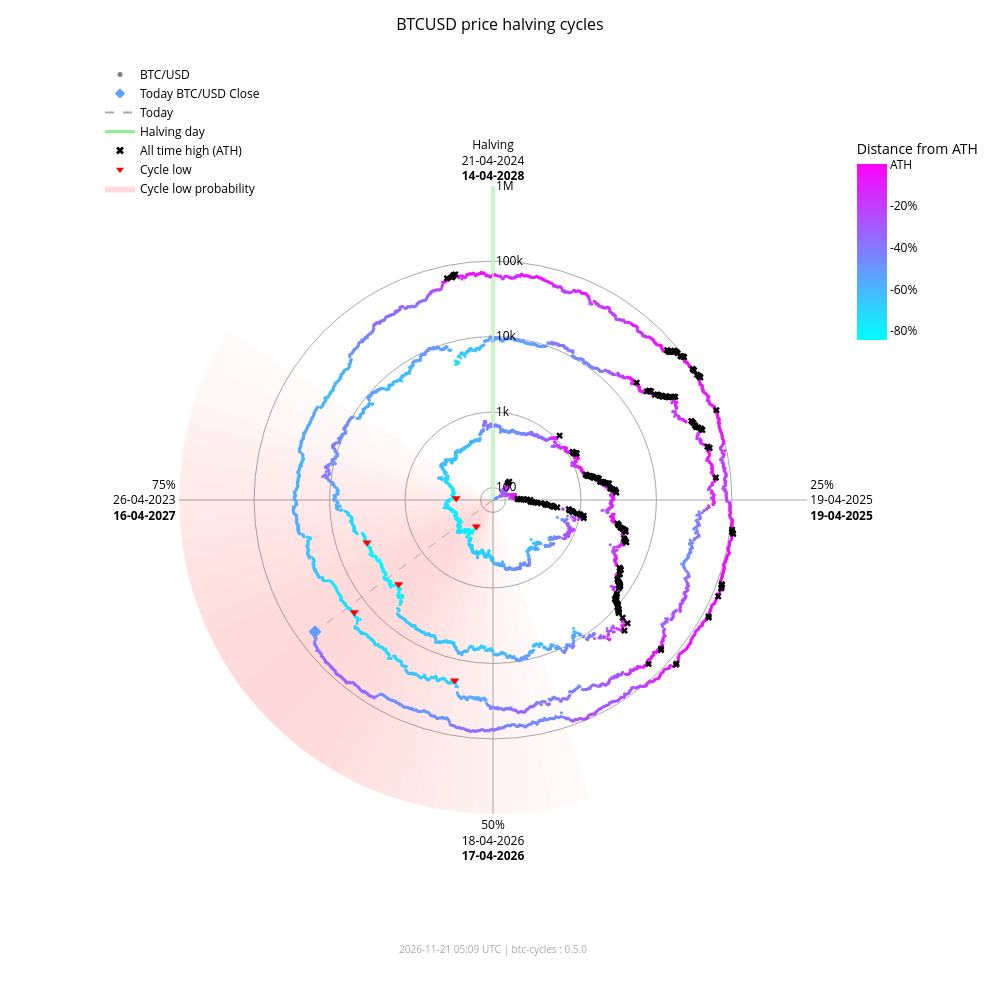

This figure's notebook cell:
### Markdown cell above
### Interactive chart (plotly)

### Code cell
fig_interactive = btc.plot(
    kind="interactive",
    from_date="2012-11-28",
)
# plotly config for interactivity
config = {"scrollZoom": True, "displayModeBar": True}
# display in notebook
fig_interactive.show(config=config)

### Figure 1 — Plotly figure (JSON) as saved in the notebook; plotly's stock layout.template omitted (floating-point values rounded to 4 significant figures; data arrays with more than 128 entries replaced by an {"elided": "..."} marker saying what was removed)
{"data": [{"fill": "toself", "fillcolor": "rgba(255,0,0,0.018306980149439524)", "hoverinfo": "skip", "line": {"width": 0}, "mode": "lines", "r": [68.43, 1000000, 1000000, 68.43, 68.43], "showlegend": false, "theta": [162.0, 162.0, 165.6, 165.6, 162.0], "type": "scatterpolar"}, {"fill": "toself", "fillcolor": "rgba(255,0,0,0.02405911634527998)", "hoverinfo": "skip", "line": {"width": 0}, "mode": "lines", "r": [68.43, 1000000, 1000000, 68.43, 68.43], "showlegend": false, "theta": [165.6, 165.6, 169.2, 169.2, 165.6], "type": "scatterpolar"}, {"fill": "toself", "fillcolor": "rgba(255,0,0,0.030803449372254352)", "hoverinfo": "skip", "line": {"width": 0}, "mode": "lines", "r": [68.43, 1000000, 1000000, 68.43, 68.43], "showlegend": false, "theta": [169.2, 169.2, 172.8, 172.8, 169.2], "type": "scatterpolar"}, {"fill": "toself", "fillcolor": "rgba(255,0,0,0.03847233586005252)", "hoverinfo": "skip", "line": {"width": 0}, "mode": "lines", "r": [68.43, 1000000, 1000000, 68.43, 68.43], "showlegend": false, "theta": [172.8, 172.8, 176.4, 176.4, 172.8], "type": "scatterpolar"}, {"fill": "toself", "fillcolor": "rgba(255,0,0,0.04694405159551339)", "hoverinfo": "skip", "line": {"width": 0}, "mode": "lines", "r": [68.43, 1000000, 1000000, 68.43, 68.43], "showlegend": false, "theta": [176.4, 176.4, 180.0, 180.0, 176.4], "type": "scatterpolar"}, {"fill": "toself", "fillcolor": "rgba(255,0,0,0.05605603979818329)", "hoverinfo": "skip", "line": {"width": 0}, "mode": "lines", "r": [68.43, 1000000, 1000000, 68.43, 68.43], "showlegend": false, "theta": [180.0, 180.0, 183.6, 183.6, 180.0], "type": "scatterpolar"}, {"fill": "toself", "fillcolor": "rgba(255,0,0,0.06562330627802694)", "hoverinfo": "skip", "line": {"width": 0}, "mode": "lines", "r": [68.43, 1000000, 1000000, 68.43, 68.43], "showlegend": false, "theta": [183.6, 183.6, 187.2, 187.2, 183.6], "type": "scatterpolar"}, {"fill": "toself", "fillcolor": "rgba(255,0,0,0.07545707932574237)", "hoverinfo": "skip", "line": {"width": 0}, "mode": "lines", "r": [68.43, 1000000, 1000000, 68.43, 68.43], "showlegend": false, "theta": [187.2, 187.2, 190.8, 190.8, 187.2], "type": "scatterpolar"}, {"fill": "toself", "fillcolor": "rgba(255,0,0,0.08537841060169407)", "hoverinfo": "skip", "line": {"width": 0}, "mode": "lines", "r": [68.43, 1000000, 1000000, 68.43, 68.43], "showlegend": false, "theta": [190.8, 190.8, 194.4, 194.4, 190.8], "type": "scatterpolar"}, {"fill": "toself", "fillcolor": "rgba(255,0,0,0.09522272137134848)", "hoverinfo": "skip", "line": {"width": 0}, "mode": "lines", "r": [68.43, 1000000, 1000000, 68.43, 68.43], "showlegend": false, "theta": [194.4, 194.4, 198.0, 198.0, 194.4], "type": "scatterpolar"}, {"fill": "toself", "fillcolor": "rgba(255,0,0,0.10483418800389058)", "hoverinfo": "skip", "line": {"width": 0}, "mode": "lines", "r": [68.43, 1000000, 1000000, 68.43, 68.43], "showlegend": false, "theta": [198.0, 198.0, 201.6, 201.6, 198.0], "type": "scatterpolar"}, {"fill": "toself", "fillcolor": "rgba(255,0,0,0.11405248627197925)", "hoverinfo": "skip", "line": {"width": 0}, "mode": "lines", "r": [68.43, 1000000, 1000000, 68.43, 68.43], "showlegend": false, "theta": [201.6, 201.6, 205.2, 205.2, 201.6], "type": "scatterpolar"}, {"fill": "toself", "fillcolor": "rgba(255,0,0,0.12269756305009562)", "hoverinfo": "skip", "line": {"width": 0}, "mode": "lines", "r": [68.43, 1000000, 1000000, 68.43, 68.43], "showlegend": false, "theta": [205.2, 205.2, 208.8, 208.8, 205.2], "type": "scatterpolar"}, {"fill": "toself", "fillcolor": "rgba(255,0,0,0.13055959037792858)", "hoverinfo": "skip", "line": {"width": 0}, "mode": "lines", "r": [68.43, 1000000, 1000000, 68.43, 68.43], "showlegend": false, "theta": [208.8, 208.8, 212.4, 212.4, 208.8], "type": "scatterpolar"}, {"fill": "toself", "fillcolor": "rgba(255,0,0,0.13740037014073872)", "hoverinfo": "skip", "line": {"width": 0}, "mode": "lines", "r": [68.43, 1000000, 1000000, 68.43, 68.43], "showlegend": false, "theta": [212.4, 212.4, 216.0, 216.0, 212.4], "type": "scatterpolar"}, {"fill": "toself", "fillcolor": "rgba(255,0,0,0.14296927208088228)", "hoverinfo": "skip", "line": {"width": 0}, "mode": "lines", "r": [68.43, 1000000, 1000000, 68.43, 68.43], "showlegend": false, "theta": [216.0, 216.0, 219.6, 219.6, 216.0], "type": "scatterpolar"}, {"fill": "toself", "fillcolor": "rgba(255,0,0,0.14703219887325494)", "hoverinfo": "skip", "line": {"width": 0}, "mode": "lines", "r": [68.43, 1000000, 1000000, 68.43, 68.43], "showlegend": false, "theta": [219.6, 219.6, 223.2, 223.2, 219.6], "type": "scatterpolar"}, {"fill": "toself", "fillcolor": "rgba(255,0,0,0.14940752827264187)", "hoverinfo": "skip", "line": {"width": 0}, "mode": "lines", "r": [68.43, 1000000, 1000000, 68.43, 68.43], "showlegend": false, "theta": [223.2, 223.2, 226.8, 226.8, 223.2], "type": "scatterpolar"}, {"fill": "toself", "fillcolor": "rgba(255,0,0,0.15)", "hoverinfo": "skip", "line": {"width": 0}, "mode": "lines", "r": [68.43, 1000000, 1000000, 68.43, 68.43], "showlegend": false, "theta": [226.8, 226.8, 230.4, 230.4, 226.8], "type": "scatterpolar"}, {"fill": "toself", "fillcolor": "rgba(255,0,0,0.14882314851976614)", "hoverinfo": "skip", "line": {"width": 0}, "mode": "lines", "r": [68.43, 1000000, 1000000, 68.43, 68.43], "showlegend": false, "theta": [230.4, 230.4, 234.0, 234.0, 230.4], "type": "scatterpolar"}, {"fill": "toself", "fillcolor": "rgba(255,0,0,0.14600334989350275)", "hoverinfo": "skip", "line": {"width": 0}, "mode": "lines", "r": [68.43, 1000000, 1000000, 68.43, 68.43], "showlegend": false, "theta": [234.0, 234.0, 237.6, 237.6, 234.0], "type": "scatterpolar"}, {"fill": "toself", "fillcolor": "rgba(255,0,0,0.14176315293000513)", "hoverinfo": "skip", "line": {"width": 0}, "mode": "lines", "r": [68.43, 1000000, 1000000, 68.43, 68.43], "showlegend": false, "theta": [237.6, 237.6, 241.2, 241.2, 237.6], "type": "scatterpolar"}, {"fill": "toself", "fillcolor": "rgba(255,0,0,0.1363869302869166)", "hoverinfo": "skip", "line": {"width": 0}, "mode": "lines", "r": [68.43, 1000000, 1000000, 68.43, 68.43], "showlegend": false, "theta": [241.2, 241.2, 244.8, 244.8, 241.2], "type": "scatterpolar"}, {"fill": "toself", "fillcolor": "rgba(255,0,0,0.13017643696734477)", "hoverinfo": "skip", "line": {"width": 0}, "mode": "lines", "r": [68.43, 1000000, 1000000, 68.43, 68.43], "showlegend": false, "theta": [244.8, 244.8, 248.4, 248.4, 244.8], "type": "scatterpolar"}, {"fill": "toself", "fillcolor": "rgba(255,0,0,0.1234063302665758)", "hoverinfo": "skip", "line": {"width": 0}, "mode": "lines", "r": [68.43, 1000000, 1000000, 68.43, 68.43], "showlegend": false, "theta": [248.4, 248.4, 252.0, 252.0, 248.4], "type": "scatterpolar"}, {"fill": "toself", "fillcolor": "rgba(255,0,0,0.11628949020714345)", "hoverinfo": "skip", "line": {"width": 0}, "mode": "lines", "r": [68.43, 1000000, 1000000, 68.43, 68.43], "showlegend": false, "theta": [252.0, 252.0, 255.6, 255.6, 252.0], "type": "scatterpolar"}, {"fill": "toself", "fillcolor": "rgba(255,0,0,0.108959277972535)", "hoverinfo": "skip", "line": {"width": 0}, "mode": "lines", "r": [68.43, 1000000, 1000000, 68.43, 68.43], "showlegend": false, "theta": [255.6, 255.6, 259.2, 259.2, 255.6], "type": "scatterpolar"}, {"fill": "toself", "fillcolor": "rgba(255,0,0,0.1014715299920515)", "hoverinfo": "skip", "line": {"width": 0}, "mode": "lines", "r": [68.43, 1000000, 1000000, 68.43, 68.43], "showlegend": false, "theta": [259.2, 259.2, 262.8, 262.8, 259.2], "type": "scatterpolar"}, {"fill": "toself", "fillcolor": "rgba(255,0,0,0.09382430417652897)", "hoverinfo": "skip", "line": {"width": 0}, "mode": "lines", "r": [68.43, 1000000, 1000000, 68.43, 68.43], "showlegend": false, "theta": [262.8, 262.8, 266.4, 266.4, 262.8], "type": "scatterpolar"}, {"fill": "toself", "fillcolor": "rgba(255,0,0,0.08598937207621672)", "hoverinfo": "skip", "line": {"width": 0}, "mode": "lines", "r": [68.43, 1000000, 1000000, 68.43, 68.43], "showlegend": false, "theta": [266.4, 266.4, 270.0, 270.0, 266.4], "type": "scatterpolar"}, {"fill": "toself", "fillcolor": "rgba(255,0,0,0.07794710108398434)", "hoverinfo": "skip", "line": {"width": 0}, "mode": "lines", "r": [68.43, 1000000, 1000000, 68.43, 68.43], "showlegend": false, "theta": [270.0, 270.0, 273.6, 273.6, 270.0], "type": "scatterpolar"}, {"fill": "toself", "fillcolor": "rgba(255,0,0,0.06971614429145927)", "hoverinfo": "skip", "line": {"width": 0}, "mode": "lines", "r": [68.43, 1000000, 1000000, 68.43, 68.43], "showlegend": false, "theta": [273.6, 273.6, 277.2, 277.2, 273.6], "type": "scatterpolar"}, {"fill": "toself", "fillcolor": "rgba(255,0,0,0.061371174705723626)", "hoverinfo": "skip", "line": {"width": 0}, "mode": "lines", "r": [68.43, 1000000, 1000000, 68.43, 68.43], "showlegend": false, "theta": [277.2, 277.2, 280.8, 280.8, 277.2], "type": "scatterpolar"}, {"fill": "toself", "fillcolor": "rgba(255,0,0,0.05304520605236535)", "hoverinfo": "skip", "line": {"width": 0}, "mode": "lines", "r": [68.43, 1000000, 1000000, 68.43, 68.43], "showlegend": false, "theta": [280.8, 280.8, 284.4, 284.4, 280.8], "type": "scatterpolar"}, {"fill": "toself", "fillcolor": "rgba(255,0,0,0.044916938988340704)", "hoverinfo": "skip", "line": {"width": 0}, "mode": "lines", "r": [68.43, 1000000, 1000000, 68.43, 68.43], "showlegend": false, "theta": [284.4, 284.4, 288.0, 288.0, 284.4], "type": "scatterpolar"}, {"fill": "toself", "fillcolor": "rgba(255,0,0,0.0371870550186571)", "hoverinfo": "skip", "line": {"width": 0}, "mode": "lines", "r": [68.43, 1000000, 1000000, 68.43, 68.43], "showlegend": false, "theta": [288.0, 288.0, 291.6, 291.6, 288.0], "type": "scatterpolar"}, {"fill": "toself", "fillcolor": "rgba(255,0,0,0.030049603184432498)", "hoverinfo": "skip", "line": {"width": 0}, "mode": "lines", "r": [68.43, 1000000, 1000000, 68.43, 68.43], "showlegend": false, "theta": [291.6, 291.6, 295.2, 295.2, 291.6], "type": "scatterpolar"}, {"fill": "toself", "fillcolor": "rgba(255,0,0,0.023665126797805223)", "hoverinfo": "skip", "line": {"width": 0}, "mode": "lines", "r": [68.43, 1000000, 1000000, 68.43, 68.43], "showlegend": false, "theta": [295.2, 295.2, 298.8, 298.8, 295.2], "type": "scatterpolar"}, {"fill": "toself", "fillcolor": "rgba(255,0,0,0.018141004067302662)", "hoverinfo": "skip", "line": {"width": 0}, "mode": "lines", "r": [68.43, 1000000, 1000000, 68.43, 68.43], "showlegend": false, "theta": [298.8, 298.8, 302.4, 302.4, 298.8], "type": "scatterpolar"}, {"hoverinfo": "skip", "line": {"color": "darkgrey", "dash": "dash", "width": 1}, "mode": "lines", "r": [68.43, 58800.0], "showlegend": false, "theta": [233.5, 233.5], "type": "scatterpolar"}, {"hoverinfo": "skip", "line": {"color": "lightgreen", "width": 3}, "mode": "lines", "r": [68.43, 1000000], "showlegend": false, "theta": [0, 0], "type": "scatterpolar"}, {"hoverinfo": "text", "marker": {"color": {"elided": "4956 str values"}, "size": 3}, "mode": "markers", "r": {"elided": "4956 float values"}, "showlegend": false, "text": {"elided": "4956 str values"}, "theta": {"elided": "4956 float values"}, "type": "scatterpolar"}, {"hoverinfo": "text", "marker": {"color": "#5fa0ff", "size": 10, "symbol": "diamond"}, "mode": "markers", "r": [58800.0], "showlegend": false, "text": ["Today<br>Date: 2026-11-20<br>Price: $58,798.98"], "theta": [233.5], "type": "scatterpolar"}, {"hoverinfo": "text", "marker": {"color": "black", "size": 6, "symbol": "x"}, "mode": "markers", "r": {"elided": "182 float values"}, "showlegend": false, "text": {"elided": "182 str values"}, "theta": {"elided": "182 float values"}, "type": "scatterpolar"}, {"hoverinfo": "text", "marker": {"color": "red", "size": 8, "symbol": "triangle-down"}, "mode": "markers", "r": [178.1, 210.5, 3237.0, 3961.0, 19020.0, 15790.0], "showlegend": false, "text": ["Cycle Low<br>Date: 2015-01-14<br>Price: $178.10<br>ATH distance: -84.5%", "Cycle Low<br>Date: 2015-08-24<br>Price: $210.49<br>ATH distance: -81.7%", "Cycle Low<br>Date: 2018-12-15<br>Price: $3,236.76<br>ATH distance: -83.4%", "Cycle Low<br>Date: 2019-03-15<br>Price: $3,960.91<br>ATH distance: -79.7%", "Cycle Low<br>Date: 2022-06-18<br>Price: $19,017.64<br>ATH distance: -71.9%", "Cycle Low<br>Date: 2022-11-21<br>Price: $15,787.28<br>ATH distance: -76.6%"], "theta": [212.1, 272.7, 228.3, 251.4, 192.0, 231.0], "type": "scatterpolar"}, {"marker": {"color": "grey", "size": 5}, "mode": "markers", "name": "BTC/USD", "r": [null], "theta": [null], "type": "scatterpolar"}, {"marker": {"color": "#5fa0ff", "size": 8, "symbol": "diamond"}, "mode": "markers", "name": "Today BTC/USD Close", "r": [null], "theta": [null], "type": "scatterpolar"}, {"line": {"color": "darkgrey", "dash": "dash"}, "mode": "lines", "name": "Today", "r": [null], "theta": [null], "type": "scatterpolar"}, {"line": {"color": "lightgreen", "width": 3}, "mode": "lines", "name": "Halving day", "r": [null], "theta": [null], "type": "scatterpolar"}, {"marker": {"color": "black", "size": 7, "symbol": "x"}, "mode": "markers", "name": "All time high (ATH)", "r": [null], "theta": [null], "type": "scatterpolar"}, {"marker": {"color": "red", "size": 7, "symbol": "triangle-down"}, "mode": "markers", "name": "Cycle low", "r": [null], "theta": [null], "type": "scatterpolar"}, {"fill": "toself", "fillcolor": "rgba(255,0,0,0.15)", "line": {"width": 0}, "mode": "lines", "name": "Cycle low probability", "r": [null], "theta": [null], "type": "scatterpolar"}, {"hoverinfo": "skip", "marker": {"cmax": 0, "cmin": -0.8453, "color": [0], "colorbar": {"len": 0.25, "ticktext": ["ATH", "-20%", "-40%", "-60%", "-80%", "-100%"], "tickvals": [0, -0.2, -0.4, -0.6, -0.8, -1.0], "title": {"text": "Distance from ATH"}, "x": 0.95, "y": 0.92, "yanchor": "top"}, "colorscale": {"elided": "256x2 mixed values"}, "showscale": true, "size": 0}, "mode": "markers", "r": [null], "showlegend": false, "theta": [null], "type": "scatterpolar"}], "layout": {"annotations": [{"font": {"color": "darkgrey", "size": 10}, "showarrow": false, "text": "2026-11-21 05:09 UTC | btc-cycles : 0.5.0", "x": 0.5, "xref": "paper", "y": -0.02, "yref": "paper"}], "font": {"color": "black"}, "height": 1000, "legend": {"bgcolor": "rgba(0,0,0,0)", "font": {"color": "black"}, "x": 0.0, "y": 1.0}, "margin": {"b": 60, "l": 100, "r": 80, "t": 60}, "paper_bgcolor": "white", "plot_bgcolor": "white", "polar": {"angularaxis": {"color": "black", "direction": "clockwise", "gridcolor": "darkgrey", "rotation": 90, "ticktext": ["Halving<br>21-04-2024<br><b>14-04-2028</b>", "25%<br>19-04-2025<br><b>19-04-2025</b>", "50%<br>18-04-2026<br><b>17-04-2026</b>", "75%<br>26-04-2023<br><b>16-04-2027</b>"], "tickvals": [0, 90, 180, 270]}, "bgcolor": "white", "domain": {"x": [0.1, 0.9], "y": [0.05, 0.95]}, "radialaxis": {"angle": 90, "color": "black", "gridcolor": "darkgrey", "range": [1.835, 6.0], "tickangle": 90, "ticktext": ["100", "1k", "10k", "100k", "1M"], "tickvals": [100, 1000, 10000, 100000, 1000000], "type": "log"}}, "title": {"font": {"color": "black", "size": 16}, "text": "BTCUSD price halving cycles", "x": 0.5}, "width": 1000}}
